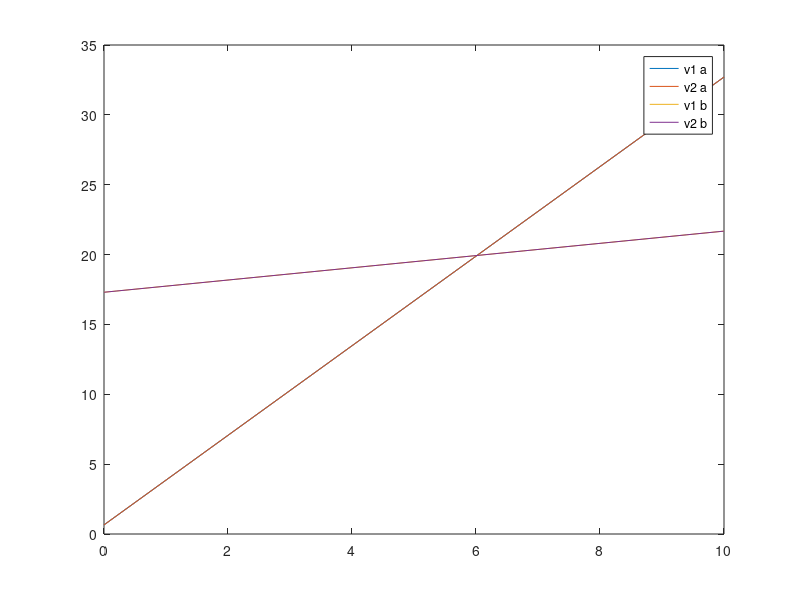

Write MATLAB code to recreate this figure.
clear all
close all
clc

x = [6.1543 7.9194 9.2181 7.3821 1.7627 4.0571 9.3547 9.1690 4.1027 8.9365]';
y = [21.0518 23.0857 31.0830 27.3933 5.9044 15.8872 32.5721 26.3197 11.4262 29.9518]';

% Realizar y dibujar el ajuste de una recta
% primera version
p = polyfit(x,y,1);
xp = linspace(0,10);
plot (xp,polyval(p,xp)); hold on;
% segunda version
A = [x ones(size(x))];
coefs = pinv(A)*y;
r = y-A*coefs;
E = r'*r;
xr=[0 10];
yr=[coefs(2) coefs(1)*10+coefs(2)];
plot (xr,yr); 



%Añadir el dato x = 15, y = 2, y volver a realizar el ajuste. 
x(end+1) = 15;
y(end+1) = 2;

p = polyfit(x,y,1);
xp = linspace(0,10);
plot (xp,polyval(p,xp));

A = [x ones(size(x))];
coefs = pinv(A)*y;
r = y-A*coefs;
E = r'*r;
xr=[0 10];
yr=[coefs(2) coefs(1)*10+coefs(2)];
plot (xr,yr); hold off;
legend("v1 a", 'v2 a', 'v1 b', 'v2 b');


